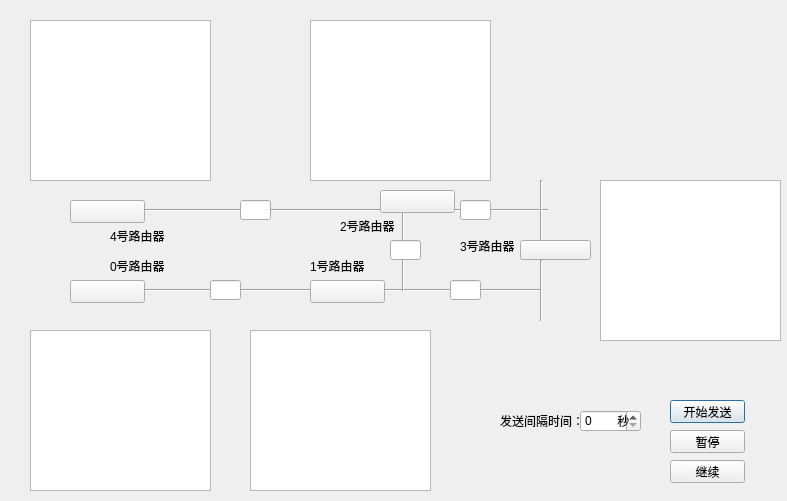
<?xml version="1.0" encoding="UTF-8"?>
<ui version="4.0">
 <class>Dialog</class>
 <widget class="QDialog" name="Dialog">
  <property name="geometry">
   <rect>
    <x>0</x>
    <y>0</y>
    <width>787</width>
    <height>501</height>
   </rect>
  </property>
  <property name="windowTitle">
   <string>Dialog</string>
  </property>
  <widget class="QPushButton" name="SendButton">
   <property name="geometry">
    <rect>
     <x>670</x>
     <y>400</y>
     <width>75</width>
     <height>23</height>
    </rect>
   </property>
   <property name="text">
    <string>开始发送</string>
   </property>
  </widget>
  <widget class="Line" name="line">
   <property name="geometry">
    <rect>
     <x>90</x>
     <y>280</y>
     <width>221</width>
     <height>20</height>
    </rect>
   </property>
   <property name="orientation">
    <enum>Qt::Horizontal</enum>
   </property>
  </widget>
  <widget class="Line" name="line_2">
   <property name="geometry">
    <rect>
     <x>350</x>
     <y>280</y>
     <width>191</width>
     <height>20</height>
    </rect>
   </property>
   <property name="orientation">
    <enum>Qt::Horizontal</enum>
   </property>
  </widget>
  <widget class="Line" name="line_3">
   <property name="geometry">
    <rect>
     <x>393</x>
     <y>210</y>
     <width>20</width>
     <height>81</height>
    </rect>
   </property>
   <property name="orientation">
    <enum>Qt::Vertical</enum>
   </property>
  </widget>
  <widget class="Line" name="line_4">
   <property name="geometry">
    <rect>
     <x>90</x>
     <y>200</y>
     <width>321</width>
     <height>20</height>
    </rect>
   </property>
   <property name="orientation">
    <enum>Qt::Horizontal</enum>
   </property>
  </widget>
  <widget class="Line" name="line_5">
   <property name="geometry">
    <rect>
     <x>387</x>
     <y>200</y>
     <width>161</width>
     <height>20</height>
    </rect>
   </property>
   <property name="orientation">
    <enum>Qt::Horizontal</enum>
   </property>
  </widget>
  <widget class="Line" name="line_6">
   <property name="geometry">
    <rect>
     <x>540</x>
     <y>180</y>
     <width>3</width>
     <height>61</height>
    </rect>
   </property>
   <property name="orientation">
    <enum>Qt::Vertical</enum>
   </property>
  </widget>
  <widget class="Line" name="line_7">
   <property name="geometry">
    <rect>
     <x>540</x>
     <y>260</y>
     <width>3</width>
     <height>61</height>
    </rect>
   </property>
   <property name="orientation">
    <enum>Qt::Vertical</enum>
   </property>
  </widget>
  <widget class="QLabel" name="label">
   <property name="geometry">
    <rect>
     <x>110</x>
     <y>260</y>
     <width>54</width>
     <height>12</height>
    </rect>
   </property>
   <property name="text">
    <string>0号路由器</string>
   </property>
  </widget>
  <widget class="QLabel" name="label_2">
   <property name="geometry">
    <rect>
     <x>310</x>
     <y>260</y>
     <width>54</width>
     <height>12</height>
    </rect>
   </property>
   <property name="text">
    <string>1号路由器</string>
   </property>
  </widget>
  <widget class="QLabel" name="label_3">
   <property name="geometry">
    <rect>
     <x>340</x>
     <y>220</y>
     <width>54</width>
     <height>12</height>
    </rect>
   </property>
   <property name="text">
    <string>2号路由器</string>
   </property>
  </widget>
  <widget class="QLabel" name="label_4">
   <property name="geometry">
    <rect>
     <x>460</x>
     <y>240</y>
     <width>54</width>
     <height>12</height>
    </rect>
   </property>
   <property name="text">
    <string>3号路由器</string>
   </property>
  </widget>
  <widget class="QLabel" name="label_5">
   <property name="geometry">
    <rect>
     <x>110</x>
     <y>230</y>
     <width>54</width>
     <height>12</height>
    </rect>
   </property>
   <property name="text">
    <string>4号路由器</string>
   </property>
  </widget>
  <widget class="QPushButton" name="pushButton">
   <property name="geometry">
    <rect>
     <x>70</x>
     <y>200</y>
     <width>75</width>
     <height>23</height>
    </rect>
   </property>
   <property name="text">
    <string/>
   </property>
  </widget>
  <widget class="QPushButton" name="pushButton_2">
   <property name="geometry">
    <rect>
     <x>70</x>
     <y>280</y>
     <width>75</width>
     <height>23</height>
    </rect>
   </property>
   <property name="text">
    <string/>
   </property>
  </widget>
  <widget class="QPushButton" name="pushButton_3">
   <property name="geometry">
    <rect>
     <x>380</x>
     <y>190</y>
     <width>75</width>
     <height>23</height>
    </rect>
   </property>
   <property name="text">
    <string/>
   </property>
  </widget>
  <widget class="QPushButton" name="pushButton_4">
   <property name="geometry">
    <rect>
     <x>310</x>
     <y>280</y>
     <width>75</width>
     <height>23</height>
    </rect>
   </property>
   <property name="text">
    <string/>
   </property>
  </widget>
  <widget class="QPushButton" name="pushButton_5">
   <property name="geometry">
    <rect>
     <x>520</x>
     <y>240</y>
     <width>71</width>
     <height>20</height>
    </rect>
   </property>
   <property name="text">
    <string/>
   </property>
  </widget>
  <widget class="QSpinBox" name="spinBox">
   <property name="geometry">
    <rect>
     <x>580</x>
     <y>410</y>
     <width>61</width>
     <height>22</height>
    </rect>
   </property>
  </widget>
  <widget class="QLabel" name="label_6">
   <property name="geometry">
    <rect>
     <x>500</x>
     <y>410</y>
     <width>181</width>
     <height>21</height>
    </rect>
   </property>
   <property name="text">
    <string>发送间隔时间：          秒</string>
   </property>
  </widget>
  <widget class="QPushButton" name="pushButton_6">
   <property name="geometry">
    <rect>
     <x>670</x>
     <y>430</y>
     <width>75</width>
     <height>23</height>
    </rect>
   </property>
   <property name="text">
    <string>暂停</string>
   </property>
  </widget>
  <widget class="QLineEdit" name="lineEdit">
   <property name="geometry">
    <rect>
     <x>240</x>
     <y>200</y>
     <width>31</width>
     <height>20</height>
    </rect>
   </property>
  </widget>
  <widget class="QLineEdit" name="lineEdit_2">
   <property name="geometry">
    <rect>
     <x>210</x>
     <y>280</y>
     <width>31</width>
     <height>20</height>
    </rect>
   </property>
  </widget>
  <widget class="QLineEdit" name="lineEdit_3">
   <property name="geometry">
    <rect>
     <x>450</x>
     <y>280</y>
     <width>31</width>
     <height>20</height>
    </rect>
   </property>
  </widget>
  <widget class="QLineEdit" name="lineEdit_4">
   <property name="geometry">
    <rect>
     <x>460</x>
     <y>200</y>
     <width>31</width>
     <height>20</height>
    </rect>
   </property>
  </widget>
  <widget class="QLineEdit" name="lineEdit_5">
   <property name="geometry">
    <rect>
     <x>390</x>
     <y>240</y>
     <width>31</width>
     <height>20</height>
    </rect>
   </property>
  </widget>
  <widget class="QPushButton" name="pushButton_7">
   <property name="geometry">
    <rect>
     <x>670</x>
     <y>460</y>
     <width>75</width>
     <height>23</height>
    </rect>
   </property>
   <property name="text">
    <string>继续</string>
   </property>
  </widget>
  <widget class="QTableView" name="tableView_6">
   <property name="enabled">
    <bool>true</bool>
   </property>
   <property name="geometry">
    <rect>
     <x>30</x>
     <y>20</y>
     <width>181</width>
     <height>161</height>
    </rect>
   </property>
  </widget>
  <widget class="QTableView" name="tableView_2">
   <property name="geometry">
    <rect>
     <x>310</x>
     <y>20</y>
     <width>181</width>
     <height>161</height>
    </rect>
   </property>
  </widget>
  <widget class="QTableView" name="tableView_3">
   <property name="geometry">
    <rect>
     <x>600</x>
     <y>180</y>
     <width>181</width>
     <height>161</height>
    </rect>
   </property>
  </widget>
  <widget class="QTableView" name="tableView_1">
   <property name="geometry">
    <rect>
     <x>250</x>
     <y>330</y>
     <width>181</width>
     <height>161</height>
    </rect>
   </property>
  </widget>
  <widget class="QTableView" name="tableView_0">
   <property name="geometry">
    <rect>
     <x>30</x>
     <y>330</y>
     <width>181</width>
     <height>161</height>
    </rect>
   </property>
  </widget>
  <zorder>SendButton</zorder>
  <zorder>line</zorder>
  <zorder>line_2</zorder>
  <zorder>line_3</zorder>
  <zorder>line_4</zorder>
  <zorder>line_5</zorder>
  <zorder>line_6</zorder>
  <zorder>line_7</zorder>
  <zorder>label</zorder>
  <zorder>label_2</zorder>
  <zorder>label_3</zorder>
  <zorder>label_4</zorder>
  <zorder>label_5</zorder>
  <zorder>pushButton_3</zorder>
  <zorder>pushButton_5</zorder>
  <zorder>spinBox</zorder>
  <zorder>label_6</zorder>
  <zorder>pushButton_6</zorder>
  <zorder>lineEdit</zorder>
  <zorder>lineEdit_2</zorder>
  <zorder>lineEdit_3</zorder>
  <zorder>lineEdit_4</zorder>
  <zorder>lineEdit_5</zorder>
  <zorder>pushButton_7</zorder>
  <zorder>tableView_6</zorder>
  <zorder>tableView_2</zorder>
  <zorder>tableView_3</zorder>
  <zorder>tableView_1</zorder>
  <zorder>tableView_0</zorder>
  <zorder>pushButton</zorder>
  <zorder>pushButton_2</zorder>
  <zorder>pushButton_4</zorder>
 </widget>
 <resources/>
 <connections/>
</ui>
